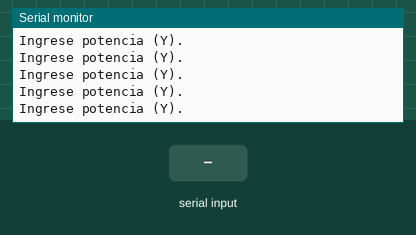
A sketch run on a simulated Arduino Uno, built with avr-gcc and run on an emulated ATmega328P. Parts: the last lines printed to the serial monitor. The inputs (shaded band) are chosen by the test bench.

Above: at 1.2 s.
1.3 s: "90,45\n" received over Serial
At 3.6 s:
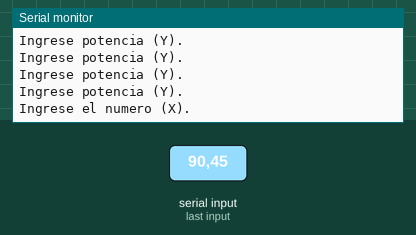
3.9 s: "30,150\n" received over Serial
At 5.7 s:
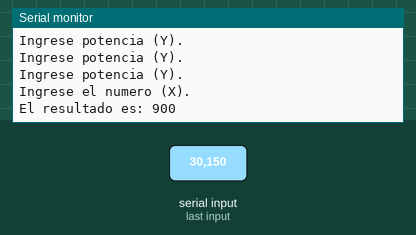

The sketch:

SE_Ej3_PotYX.ino
```cpp
int valor;
int aviso = 1;
int contAux = 0;
int res = 0;
int pot;
int num;

void setup() {
  // put your setup code here, to run once:
  Serial.begin(9600);
}

void loop() {
  // put your main code here, to run repeatedly:

  if (aviso == 1) {
    Serial.println("Ingrese potencia (Y).");
  } else if (aviso == 2) {
    Serial.println("Ingrese el numero (X).");
    aviso = -1;
  }

  if (Serial.available() > 0) {
    valor = Serial.readString().toInt();
    if (valor != -33) {
      contAux = contAux + 1;
      if (aviso == 1) {
        pot = valor;
        aviso = 2;
      } else if (contAux == 2) {
        num = valor;
        for (int i = 0; i < pot; i++) {
          res = num * num;
        }
        Serial.println("El resultado es: " + String(res));
        aviso = 3;
      }
    }
    valor = -33;
  }
  delay(100);
}
```

Measured:
- after the input at 1.3 s, the serial monitor: prints a new line after 1.1 s (image 1)
- after the input at 3.9 s, the serial monitor: prints a new line after 1.0 s (image 2)
